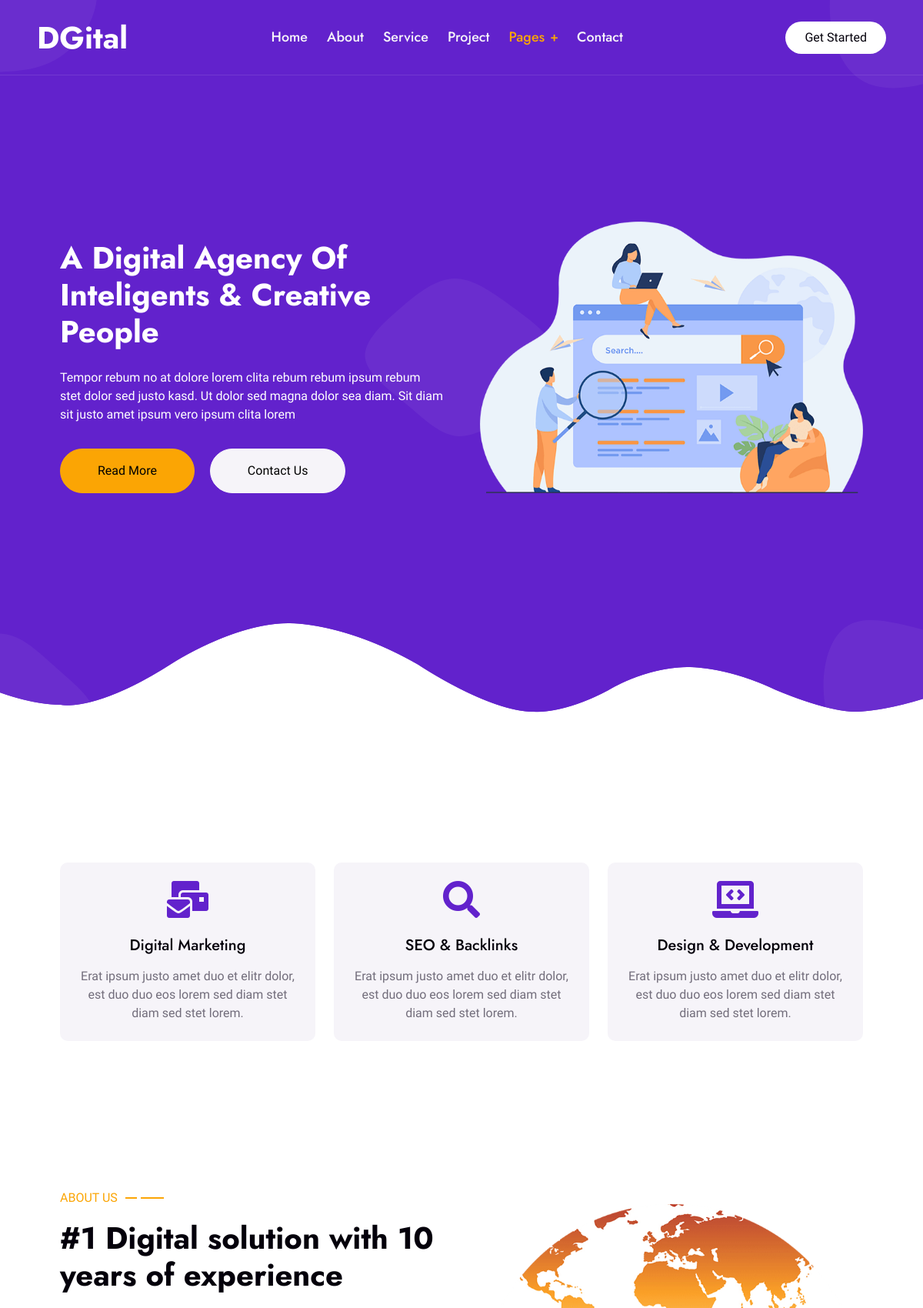
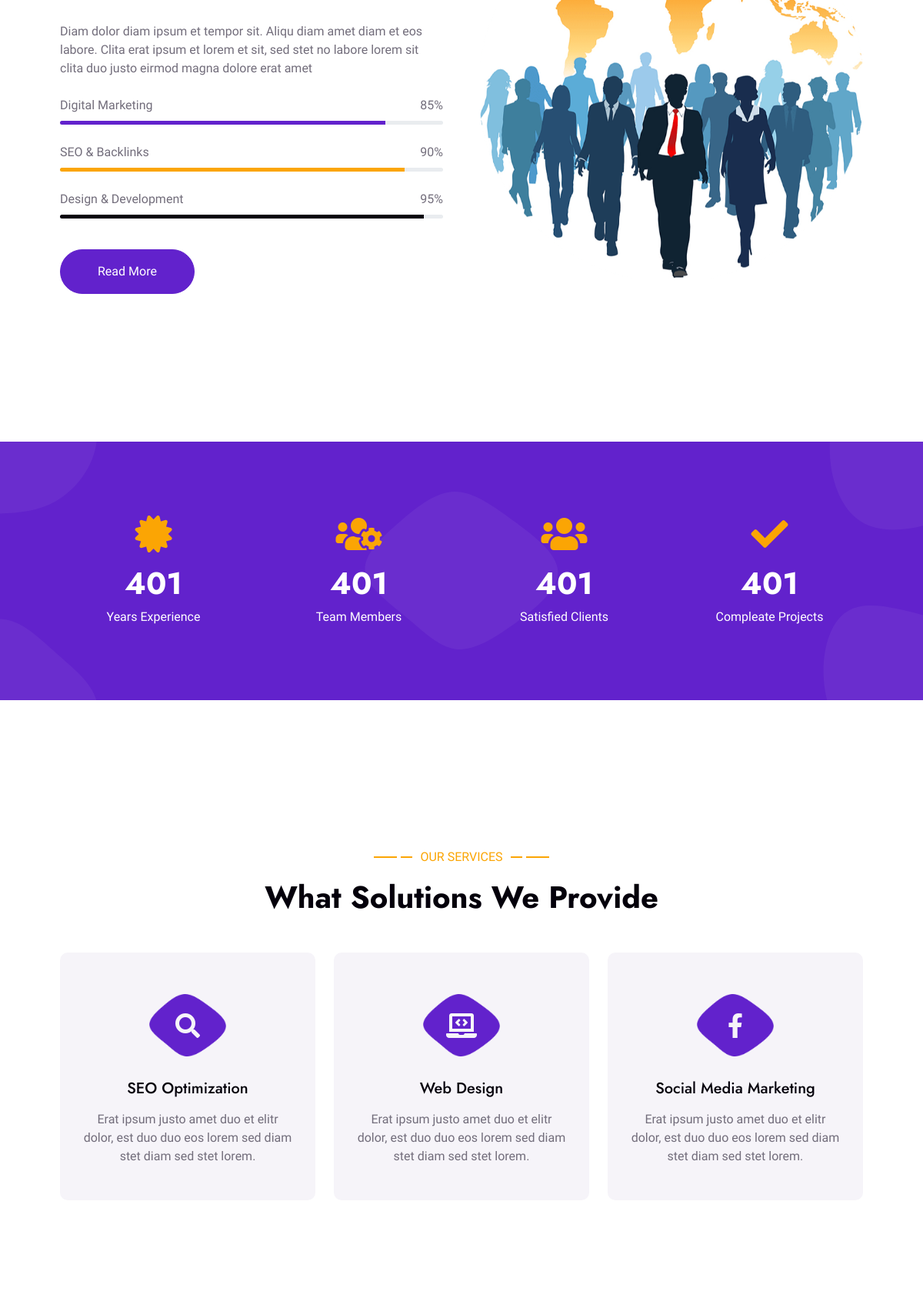
The page / (upper part) on the database its author committed (2 pictures, top to bottom).
### website/models.py (models this page shows, shortened)
class Service(models.Model):
    title = models.CharField(max_length=200)
    description = models.TextField()
    icon = models.CharField(max_length=100)  # e.g. "fa fa-code"

### website/views.py (the view)
# urls.py: path('', views.home, name='home'),
def home(request):
    services = Service.objects.all()
    projects = Project.objects.all()[:6]   # latest 6 projects
    teams = Team.objects.all()[:3]        # top 3 members
    testimonials = Testimonial.objects.all()[:3]  # top 3 testimonials
    return render(request, "index.html", {
        "services": services,
        "projects": projects,
        "teams": teams,
        "testimonials": testimonials,
    })

### templates/index.html (shortened to what this page needs)
{% load static %}
{% include "header.html" %}
{% block content %}
    <div class="container-xxl bg-primary hero-header">
        <div class="container px-lg-5">
            <div class="row g-5 align-items-end">
                <div class="col-lg-6 text-center text-lg-start">
                    <h1 class="text-white mb-4 animated slideInDown">A Digital Agency Of Inteligents & Creative People</h1>
                    <p class="text-white pb-3 animated slideInDown">Tempor rebum no at dolore lorem clita rebum rebum ipsum rebum stet dolor sed justo kasd. Ut dolor sed magna dolor sea diam. Sit diam sit justo amet ipsum vero ipsum clita lorem</p>
                    <a href="" class="btn btn-secondary py-sm-3 px-sm-5 rounded-pill me-3 animated slideInLeft">Read More</a>
                    <a href="" class="btn btn-light py-sm-3 px-sm-5 rounded-pill animated slideInRight">Contact Us</a>
                </div>
                <div class="col-lg-6 text-center text-lg-start">
                    <img class="img-fluid animated zoomIn" src="{% static 'img/hero.png' %}"  alt="IMD">
                </div>
            </div>
        </div>
    </div>
        <div class="container-xxl py-5">
            <div class="container py-5 px-lg-5">
                <div class="row g-4">
                    <div class="col-lg-4 wow fadeInUp" data-wow-delay="0.1s">
                        <div class="feature-item bg-light rounded text-center p-4">
                            <i class="fa fa-3x fa-mail-bulk text-primary mb-4"></i>
                            <h5 class="mb-3">Digital Marketing</h5>
                            <p class="m-0">Erat ipsum justo amet duo et elitr dolor, est duo duo eos lorem sed diam stet diam sed stet lorem.</p>
                        </div>
                    </div>
                    <div class="col-lg-4 wow fadeInUp" data-wow-delay="0.3s">
                        <div class="feature-item bg-light rounded text-center p-4">
                            <i class="fa fa-3x fa-search text-primary mb-4"></i>
                            <h5 class="mb-3">SEO & Backlinks</h5>
                            <p class="m-0">Erat ipsum justo amet duo et elitr dolor, est duo duo eos lorem sed diam stet diam sed stet lorem.</p>
                        </div>
                    </div>
                    <div class="col-lg-4 wow fadeInUp" data-wow-delay="0.5s">
                        <div class="feature-item bg-light rounded text-center p-4">
                            <i class="fa fa-3x fa-laptop-code text-primary mb-4"></i>
                            <h5 class="mb-3">Design & Development</h5>
                            <p class="m-0">Erat ipsum justo amet duo et elitr dolor, est duo duo eos lorem sed diam stet diam sed stet lorem.</p>
                        </div>
                    </div>
                </div>
            </div>
        </div>
        <div class="container-xxl py-5">
            <div class="container py-5 px-lg-5">
                <div class="row g-5 align-items-center">
                    <div class="col-lg-6 wow fadeInUp" data-wow-delay="0.1s">
                        <p class="section-title text-secondary">About Us<span></span></p>
                        <h1 class="mb-5">#1 Digital solution with 10 years of experience</h1>
                        <p class="mb-4">Diam dolor diam ipsum et tempor sit. Aliqu diam amet diam et eos labore. Clita erat ipsum et lorem et sit, sed stet no labore lorem sit clita duo justo eirmod magna dolore erat amet</p>
                        <div class="skill mb-4">
                            <div class="d-flex justify-content-between">
                                <p class="mb-2">Digital Marketing</p>
                                <p class="mb-2">85%</p>
                            </div>
                            <div class="progress">
                                <div class="progress-bar bg-primary" role="progressbar" aria-valuenow="85" aria-valuemin="0" aria-valuemax="100"></div>
                            </div>
                        </div>
                        <div class="skill mb-4">
                            <div class="d-flex justify-content-between">
                                <p class="mb-2">SEO & Backlinks</p>
                                <p class="mb-2">90%</p>
                            </div>
                            <div class="progress">
                                <div class="progress-bar bg-secondary" role="progressbar" aria-valuenow="90" aria-valuemin="0" aria-valuemax="100"></div>
                            </div>
                        </div>
                        <div class="skill mb-4">
                            <div class="d-flex justify-content-between">
                                <p class="mb-2">Design & Development</p>
                                <p class="mb-2">95%</p>
                            </div>
                            <div class="progress">
                                <div class="progress-bar bg-dark" role="progressbar" aria-valuenow="95" aria-valuemin="0" aria-valuemax="100"></div>
                            </div>
                        </div>
                        <a href="" class="btn btn-primary py-sm-3 px-sm-5 rounded-pill mt-3">Read More</a>
                    </div>
                    <div class="col-lg-6">
                        <img class="img-fluid wow zoomIn" data-wow-delay="0.5s" src="{% static "img/about.png" %}">
                    </div>
                </div>
            </div>
        </div>
        <div class="container-xxl bg-primary fact py-5 wow fadeInUp" data-wow-delay="0.1s">
            <div class="container py-5 px-lg-5">
                <div class="row g-4">
                    <div class="col-md-6 col-lg-3 text-center wow fadeIn" data-wow-delay="0.1s">
                        <i class="fa fa-certificate fa-3x text-secondary mb-3"></i>
                        <h1 class="text-white mb-2" data-toggle="counter-up">1234</h1>
                        <p class="text-white mb-0">Years Experience</p>
                    </div>
                    <div class="col-md-6 col-lg-3 text-center wow fadeIn" data-wow-delay="0.3s">
                        <i class="fa fa-users-cog fa-3x text-secondary mb-3"></i>
                        <h1 class="text-white mb-2" data-toggle="counter-up">1234</h1>
                        <p class="text-white mb-0">Team Members</p>
                    </div>
                    <div class="col-md-6 col-lg-3 text-center wow fadeIn" data-wow-delay="0.5s">
                        <i class="fa fa-users fa-3x text-secondary mb-3"></i>
                        <h1 class="text-white mb-2" data-toggle="counter-up">1234</h1>
                        <p class="text-white mb-0">Satisfied Clients</p>
                    </div>
                    <div class="col-md-6 col-lg-3 text-center wow fadeIn" data-wow-delay="0.7s">
                        <i class="fa fa-check fa-3x text-secondary mb-3"></i>
                        <h1 class="text-white mb-2" data-toggle="counter-up">1234</h1>
                        <p class="text-white mb-0">Compleate Projects</p>
                    </div>
                </div>
            </div>
        </div>
        <div class="container-xxl py-5">
            <div class="container py-5 px-lg-5">
                <div class="wow fadeInUp" data-wow-delay="0.1s">
                    <p class="section-title text-secondary justify-content-center"><span></span>Our Services<span></span></p>
                    <h1 class="text-center mb-5">What Solutions We Provide</h1>
                </div>
                <div class="row g-4">
                    {% for service in services %}
                    <div class="col-lg-4 col-md-6 wow fadeInUp" data-wow-delay="0.{{ forloop.counter }}s">
                        <div class="service-item d-flex flex-column text-center rounded">
                            <div class="service-icon flex-shrink-0">
                                <i class="{{ service.icon }} fa-2x"></i>
                            </div>
                            <h5 class="mb-3">{{ service.title }}</h5>
                            <p class="m-0">{{ service.description }}</p>
                        </div>
                    </div>
                    {% endfor %}
                </div>
            </div>
        </div>
        {% endblock %}
{% include "footer.html" %}

### static/css/style.css (style rules this page uses)
:root { --primary: #6222CC; --secondary: #FBA504; --light: #F6F4F9; --dark: #04000B; }
h1, h2, .fw-bold { font-weight: 700 !important; }
h5, h6, .fw-medium { font-weight: 500 !important; }
.btn { font-weight: 500; transition: .5s; }
.hero-header { margin-bottom: 6rem; padding: 18rem 0; background: url(../img/blob-top-left.png), url(../img/blob-top-right.png), url(../img/blob-bottom-left.png), url(../img/blob-bottom-right.png), url(../img/blob-center.png), url(../img/bg-bottom.png); background-position: left 0px top 0px, right 0px top 0px, left 0px bottom 0px, right 0px bottom 0px, center center, center bottom; background-repeat: no-repeat; }
.section-title { position: relative; display: flex; align-items: center; font-weight: 500; text-transform: uppercase; }
.section-title span:first-child, .section-title span:last-child { position: relative; display: inline-block; margin-right: 30px; width: 30px; height: 2px; }
.section-title span:last-child { margin-right: 0; margin-left: 30px; }
.section-title span:first-child::after, .section-title span:last-child::after { position: absolute; content: ""; width: 15px; height: 2px; top: 0; right: -20px; }
.section-title span:last-child::after { right: auto; left: -20px; }
.section-title.text-secondary span:first-child, .section-title.text-secondary span:last-child, .section-title.text-secondary span:first-child::after, .section-title.text-secondary span:last-child::after { background: var(--secondary); }
.feature-item { transition: .5s; }
.progress { height: 5px; }
.progress .progress-bar { width: 0px; transition: 3s; }
.fact { margin: 6rem 0; background: url(../img/blob-top-left.png), url(../img/blob-top-right.png), url(../img/blob-bottom-left.png), url(../img/blob-bottom-right.png), url(../img/blob-center.png); background-position: left 0px top 0px, right 0px top 0px, left 0px bottom 0px, right 0px bottom 0px, center center; background-repeat: no-repeat; }
.service-item { position: relative; padding: 45px 30px; background: var(--light); overflow: hidden; transition: .5s; }
.service-item .service-icon { margin: 0 auto 20px auto; width: 100px; height: 100px; display: flex; align-items: center; justify-content: center; color: var(--light); background: url(../img/blob-primary.png) center center no-repeat; background-size: contain; transition: .5s; }
.service-item h5, .service-item p { transition: .5s; }

### rows shown on the page
Service: title "SEO Optimization", description "Erat ipsum justo amet duo et elitr dolor, est duo duo eos lorem sed diam stet diam sed stet lorem."
Service: title "Web Design", description "Erat ipsum justo amet duo et elitr dolor, est duo duo eos lorem sed diam stet diam sed stet lorem."
Service: title "Social Media Marketing", description "Erat ipsum justo amet duo et elitr dolor, est duo duo eos lorem sed diam stet diam sed stet lorem."
